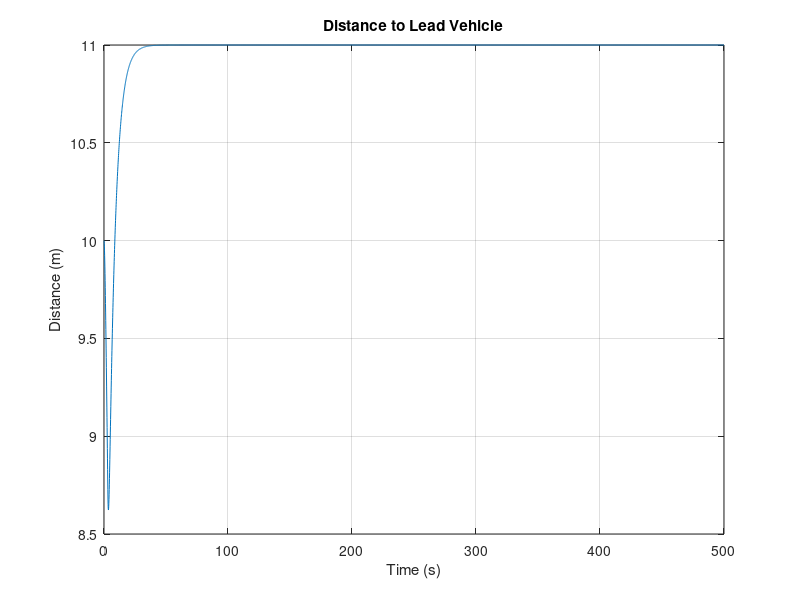
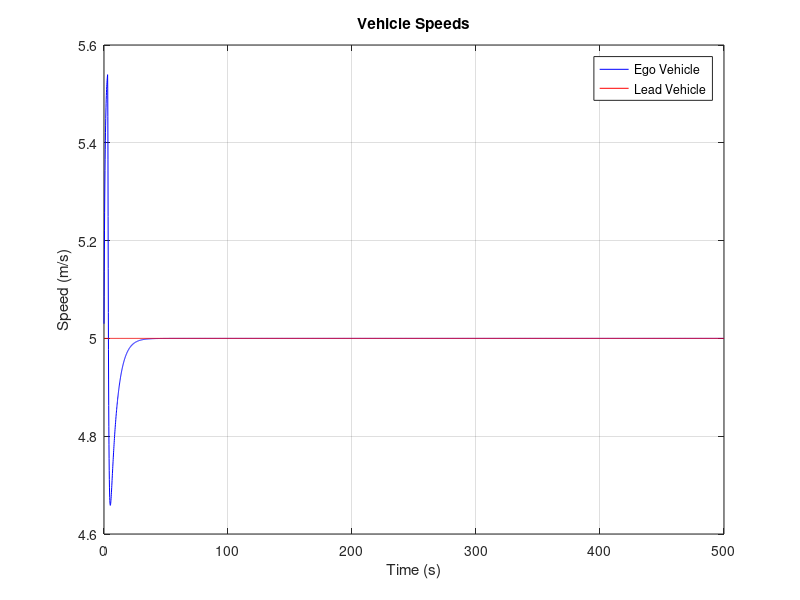
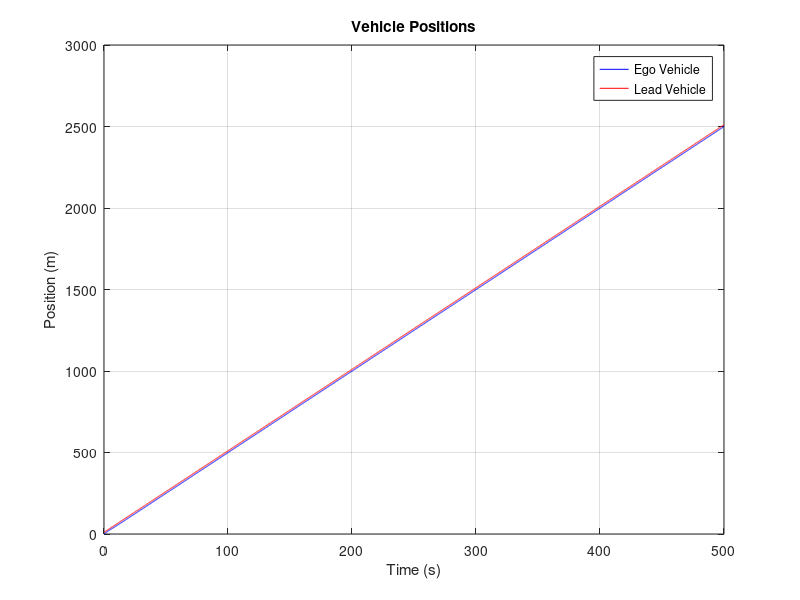
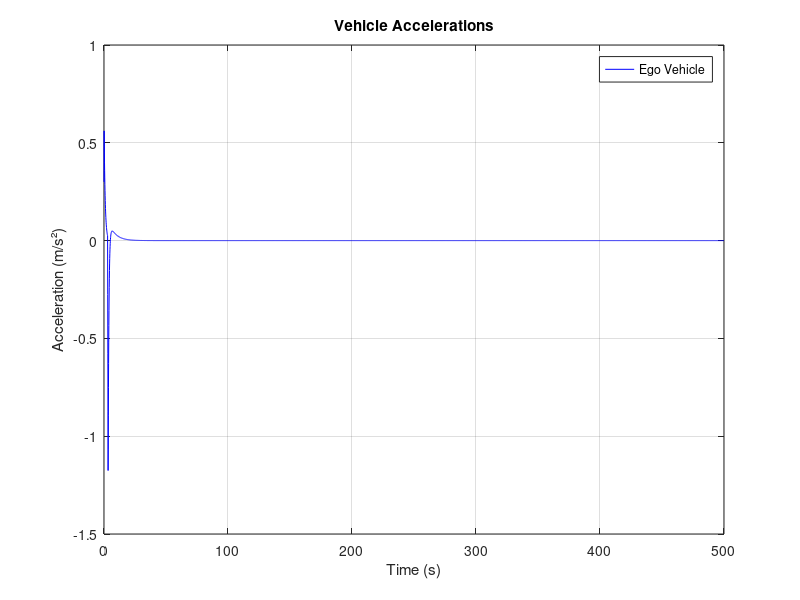

These charts were generated, in order, by the following MATLAB code:
% Following a Lead Vehicle Scenario which is moving with constant velocity 
% at a certain distance at speed lower the ego vehicle
% The car will be moving in speed mode until it finds the lead vehicle and 
% then transits into safe distance mode. 
%% Here PD controller is used to test the algorithm on point mass model in the cut-in scenario.
clc;
clear all;
close all;

% Parameters
v_lead = 5;             % Lead vehicle speed (m/s)
dis_min = 1;            % Desired safe distance (m)
Kp = 0.28;              % Proportional gain
Kd = 2 * sqrt(Kp);      % Derivative gain

% Initial conditions
v_ego = 5;         % Initial speed of following vehicle (m/s)
v_max_ego = 5.56;  % Maximum velocity of the ego vehicle
x_lead = 10;        % Initial position of lead vehicle (m)
x_ego = 0;         % Initial position of following vehicle (m)
dt = 0.1;          % Time step (s)
t_end = 500;       % Simulation end time (s)
a_max = 1.4;       % Maximum acceleration of the ego (m/s²)
d_max = -3.5;      % Maximum deceleration of the ego (m/s²)
jerk_limit = 3;    % Maximum jerk of the vehicle (m/s³)
a_current = 0;     % Current acceleration of the vehicle
d_detection = 100; % distance at which the lead object detected (m)

% Time delay settings
delay_counter = 0; % Counter to track the time delay
time_delay = 3;    % 3 seconds delay
delay_steps = time_delay / dt; % Number of steps for delay
d_safe = 0;

% Time array
time = 0:dt:t_end;
n = length(time);

% Preallocate arrays for distance, speed, and position
d_array_1 = zeros(1, n);
v_ego_array_1 = zeros(1, n);
x_ego_array_1 = zeros(1, n);
v_lead_array_1 = zeros(1, n);
x_lead_array_1 = zeros(1, n);
a_ego_array_1 = zeros(1, n);
error_array_1 = zeros(1,n);

%% Simulation loop
for i = 1:n
    % Calculate the current distance to the lead vehicle
    d = x_lead - x_ego;

    if d < d_detection %distance at which ego detects the lead vehicle
        % Time delay handling
        if delay_counter < delay_steps
            error = 0;  % Speed mode 
            error_dot = v_max_ego - v_ego;  % Rate of change of error
        else
            % Safe distance mode
            d_safe = dis_min + 2 * v_ego;
            error = d - d_safe; % (current distance - desired safe distance )
            error_dot = v_lead - v_ego;  
        end
        
        % PD control: calculate the desired acceleration
        a_ego = Kp * error + Kd * error_dot;

        % Apply jerk limit to acceleration
        if (a_ego - a_current) / dt > jerk_limit
            a_ego = a_current + jerk_limit * dt;
        elseif (a_ego - a_current) / dt < -jerk_limit
            a_ego = a_current - jerk_limit * dt;
        end
        
        % Limit acceleration and deceleration
        if a_ego > a_max
            a_ego = a_max;
        elseif a_ego < d_max
            a_ego = d_max;
        end
        
        % Update the speed of the ego vehicle
        v_ego = v_ego + a_ego * dt;

        % Limit the speed of the ego vehicle to the maximum speed
        if v_ego > v_max_ego
            v_ego = v_max_ego;
        end
        
        % Update positions of the vehicles
        x_lead = x_lead + v_lead * dt;
        x_ego = x_ego + v_ego * dt + 0.5 * a_ego * dt^2;
        
        % Store values
        d_array_1(i) = d;
        v_ego_array_1(i) = v_ego;
        x_ego_array_1(i) = x_ego;
        v_lead_array_1(i) = v_lead;
        x_lead_array_1(i) = x_lead;
        a_ego_array_1(i) = a_ego;
        error_array_1(i) = error;
            
        % Update the current acceleration
        a_current = a_ego;

        % Increment delay counter
        delay_counter = delay_counter + 1;
    else
        % Speed mode: the lead vehicle is far, so maintain max speed
        error = 0;
        error_dot = v_max_ego - v_ego;  % Rate of change of error
        a_ego = Kp * error + Kd * error_dot;  % PD control for speed mode

        % Apply jerk limit to acceleration
        if (a_ego - a_current) / dt > jerk_limit
            a_ego = a_current + jerk_limit * dt;
        elseif (a_ego - a_current) / dt < -jerk_limit
            a_ego = a_current - jerk_limit * dt;
        end
        
        % Limit acceleration and deceleration
        if a_ego > a_max
            a_ego = a_max;
        elseif a_ego < d_max
            a_ego = d_max;
        end

        % Update ego vehicle speed
        v_ego = v_ego + a_ego * dt;

        % Update positions
        x_lead = x_lead + v_lead * dt;
        x_ego = x_ego + v_ego * dt + 0.5 * a_ego * dt^2;

        % Store values
        d_array_1(i) = d;
        v_ego_array_1(i) = v_ego;
        x_ego_array_1(i) = x_ego;
        v_lead_array_1(i) = v_lead;
        x_lead_array_1(i) = x_lead;
        a_ego_array_1(i) = a_ego;
        error_array_1(i) = error;

        % Update current acceleration
        a_current = a_ego;
    end
end

% Plot results
figure;
plot(time, d_array_1);
title('Distance to Lead Vehicle');
xlabel('Time (s)');
ylabel('Distance (m)');
grid on;

figure;
plot(time, v_ego_array_1, 'b', 'DisplayName', 'Ego Vehicle');
hold on;
plot(time, v_lead_array_1, 'r', 'DisplayName', 'Lead Vehicle');
title('Vehicle Speeds');
xlabel('Time (s)');
ylabel('Speed (m/s)');
legend;
grid on;

figure;
plot(time, x_ego_array_1, 'b', 'DisplayName', 'Ego Vehicle');
hold on;
plot(time, x_lead_array_1, 'r', 'DisplayName', 'Lead Vehicle');
title('Vehicle Positions');
xlabel('Time (s)');
ylabel('Position (m)');
legend;
grid on;

figure;
plot(time, a_ego_array_1, 'b', 'DisplayName', 'Ego Vehicle');
title('Vehicle Accelerations');
xlabel('Time (s)');
ylabel('Acceleration (m/s²)');
legend;
grid on;
